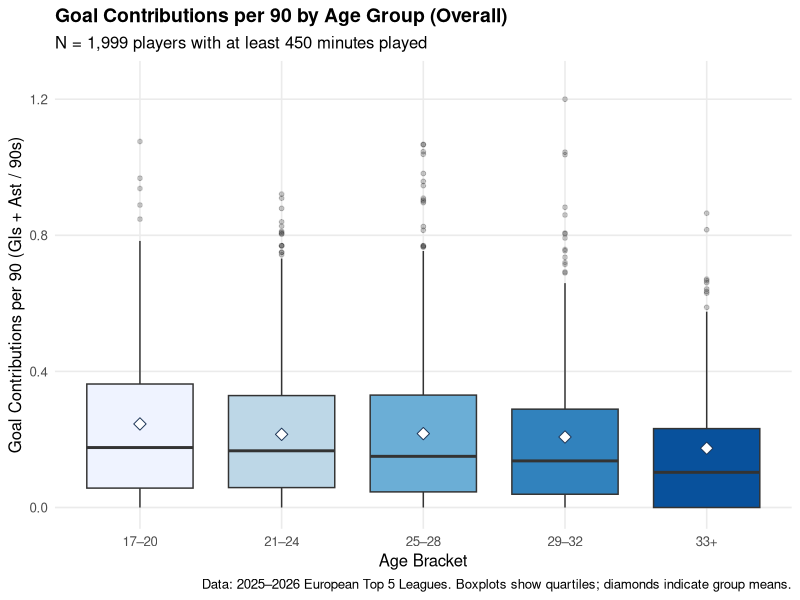
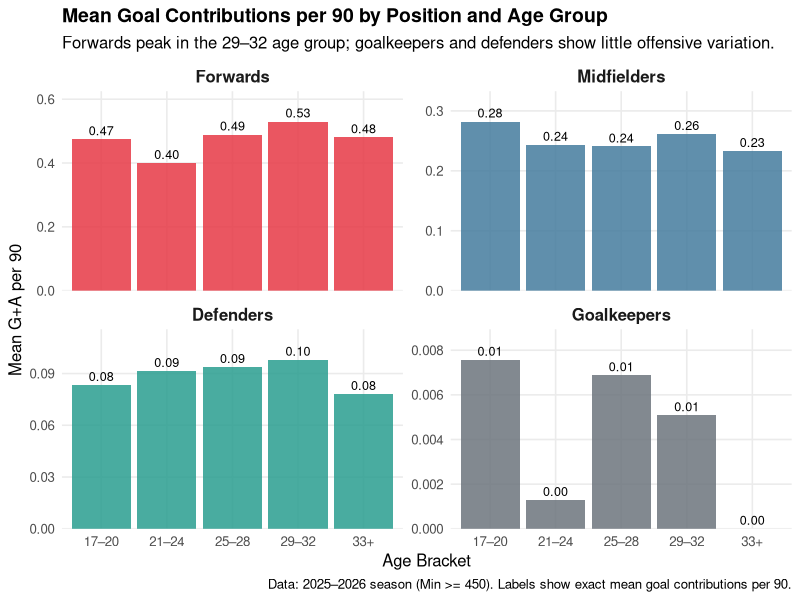

These figures' R source, in order:
## ---- chunk 1
#| label: setup-story
#| echo: false
#| message: false
#| warning: false

library(readr)
library(dplyr)
library(ggplot2)

players_raw <- read_csv("data/players_data_light-2025_2026.csv", show_col_types = FALSE)

qualified_players <- players_raw |>
  filter(!is.na(Age), !is.na(Gls), !is.na(Ast), !is.na(`90s`), `90s` > 0, Min >= 450) |>
  mutate(
    ga_per_90 = (Gls + Ast) / `90s`,
    age_group = case_when(
      Age <= 20 ~ "17–20",
      Age <= 24 ~ "21–24",
      Age <= 28 ~ "25–28",
      Age <= 32 ~ "29–32",
      TRUE ~ "33+"
    ),
    age_group = factor(age_group, levels = c("17–20", "21–24", "25–28", "29–32", "33+")),
    pos_label = case_when(
      grepl("^FW", Pos) ~ "Forwards",
      grepl("^MF", Pos) ~ "Midfielders",
      grepl("^DF", Pos) ~ "Defenders",
      grepl("^GK", Pos) ~ "Goalkeepers",
      TRUE ~ "Other"
    ),
    pos_label = factor(pos_label, levels = c("Forwards", "Midfielders", "Defenders", "Goalkeepers"))
  )

n_story <- nrow(qualified_players)
## ---- chunk 2
#| label: fig-overall-age-groups
#| fig-cap: "Distribution of goal contributions per 90 across career age brackets. White diamonds mark the group means."
#| warning: false
#| message: false
#| echo: false
#| fig-width: 8
#| fig-height: 4.5

ggplot(qualified_players, aes(x = age_group, y = ga_per_90, fill = age_group)) +
  geom_boxplot(outlier.alpha = 0.25, outlier.size = 1.3, show.legend = FALSE) +
  stat_summary(fun = mean, geom = "point", shape = 23, size = 3, fill = "white", color = "#1d3557") +
  scale_fill_brewer(palette = "Blues") +
  coord_cartesian(ylim = c(0, 1.25)) +
  labs(
    title = "Goal Contributions per 90 by Age Group (Overall)",
    subtitle = paste0("N = ", format(n_story, big.mark = ","), " players with at least 450 minutes played"),
    x = "Age Bracket",
    y = "Goal Contributions per 90 (Gls + Ast / 90s)",
    caption = "Data: 2025–2026 European Top 5 Leagues. Boxplots show quartiles; diamonds indicate group means."
  ) +
  theme_minimal(base_size = 12) +
  theme(
    plot.title = element_text(face = "bold", size = 14),
    panel.grid.minor = element_blank()
  )
## ---- chunk 3
#| label: fig-position-age-groups
#| fig-cap: "Mean goal contributions per 90 broken down by player position and age bracket."
#| warning: false
#| message: false
#| echo: false
#| fig-width: 9
#| fig-height: 5.5

ggplot(qualified_players, aes(x = age_group, y = ga_per_90, fill = pos_label)) +
  stat_summary(fun = mean, geom = "col", alpha = 0.85, show.legend = FALSE) +
  stat_summary(
    aes(label = sprintf("%.2f", after_stat(y))),
    fun = mean,
    geom = "text",
    vjust = -0.4,
    size = 3.2
  ) +
  facet_wrap(~pos_label, scales = "free_y") +
  scale_fill_manual(values = c(
    "Forwards" = "#e63946",
    "Midfielders" = "#457b9d",
    "Defenders" = "#2a9d8f",
    "Goalkeepers" = "#6c757d"
  )) +
  scale_y_continuous(expand = expansion(mult = c(0, 0.18))) +
  labs(
    title = "Mean Goal Contributions per 90 by Position and Age Group",
    subtitle = "Forwards peak in the 29–32 age group; goalkeepers and defenders show little offensive variation.",
    x = "Age Bracket",
    y = "Mean G+A per 90",
    caption = "Data: 2025–2026 season (Min >= 450). Labels show exact mean goal contributions per 90."
  ) +
  theme_minimal(base_size = 12) +
  theme(
    plot.title = element_text(face = "bold", size = 14),
    strip.text = element_text(face = "bold", size = 12),
    panel.grid.minor = element_blank()
  )
